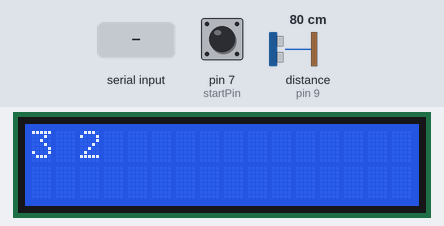
A sketch run on a simulated Arduino Uno, built with avr-gcc and run on an emulated ATmega328P. Shown: 16×2 character LCD. The inputs (shaded band) are chosen by the test bench; at power-on: distance to the obstacle (sensor on pin 9) 80 cm, pin 7 (startPin) HIGH. The echo pulse lasts 58.3 µs per cm; what the sketch prints to the serial monitor is not drawn.

Above: at 3.1 s.
At 6.2 s:
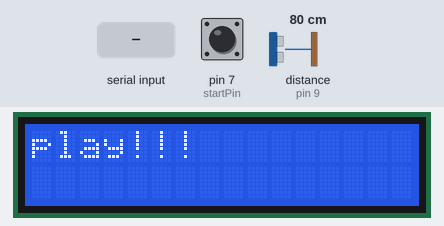
6.3 s: distance to the obstacle (sensor on pin 9) set to 2 cm
7.8 s: byte 30 received over Serial
At 8.5 s:
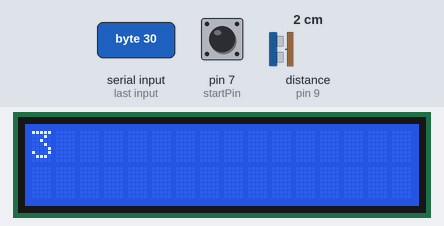
Timing chart, 0 to 10.8 s (numbered marks = the images above; inputs shaded):
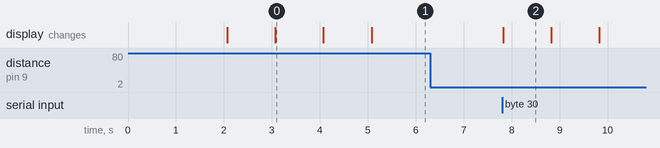

The sketch:

ArduinoCode.ino
```cpp
#include <LiquidCrystal.h>;
#define trigPin 8
#define echoPin 9
#define startPin 7
int lastDistance;
int score = 0;
LiquidCrystal lcd(12, 11, 5, 4, 3, 2);

void setup() {
  Serial.begin(9600);
  pinMode(trigPin, OUTPUT);
  pinMode(echoPin, INPUT);
  pinMode(startPin, INPUT);
  digitalWrite(trigPin, LOW);
  lcd.begin(16, 2);
  lcd.write("Welcome to Pong");
  lcd.setCursor(0,1);
  lcd.write("by Ben & Marek");
  delay(2000);
  lcd.clear();
  lcd.write("press start");
  waitForStart();
}

void loop() {
  long duration, distance;
  digitalWrite(trigPin, LOW);
  delayMicroseconds(2);
  digitalWrite(trigPin, HIGH);
  delayMicroseconds(10);
  digitalWrite(trigPin, LOW);
  duration = pulseIn(echoPin, HIGH);
  distance = (duration/2) / 29.1;
  if (distance < lastDistance) {
    Serial.write(2);
  }
  if (distance > lastDistance) {
    Serial.write(1);
  } else {
  }
  lastDistance = distance;
  if (Serial.available() > 0) {
    score = Serial.read();
    lcd.clear();
    lcd.print("Score:" + score);
    waitForStart();
  }
  delay(50);
}

void gamestart() {
  lcd.write("3");
  delay(1000);
  lcd.write(" 2");
  delay(1000);
  lcd.write(" 1");
  delay(1000);
  lcd.clear();
  lcd.write("play!!!");
  Serial.write(3);
}

void waitForStart() {
  while (digitalRead(startPin) != HIGH) { }
  lcd.clear();
  gamestart();
}
```

Measured:
- after the input at 6.3 s, every drawn part: stays the same
- after the input at 7.8 s, the display: changes at once (image 2)
- what the display in image 0 shows lasts 1.0 s, from 3.1 s to 4.1 s
